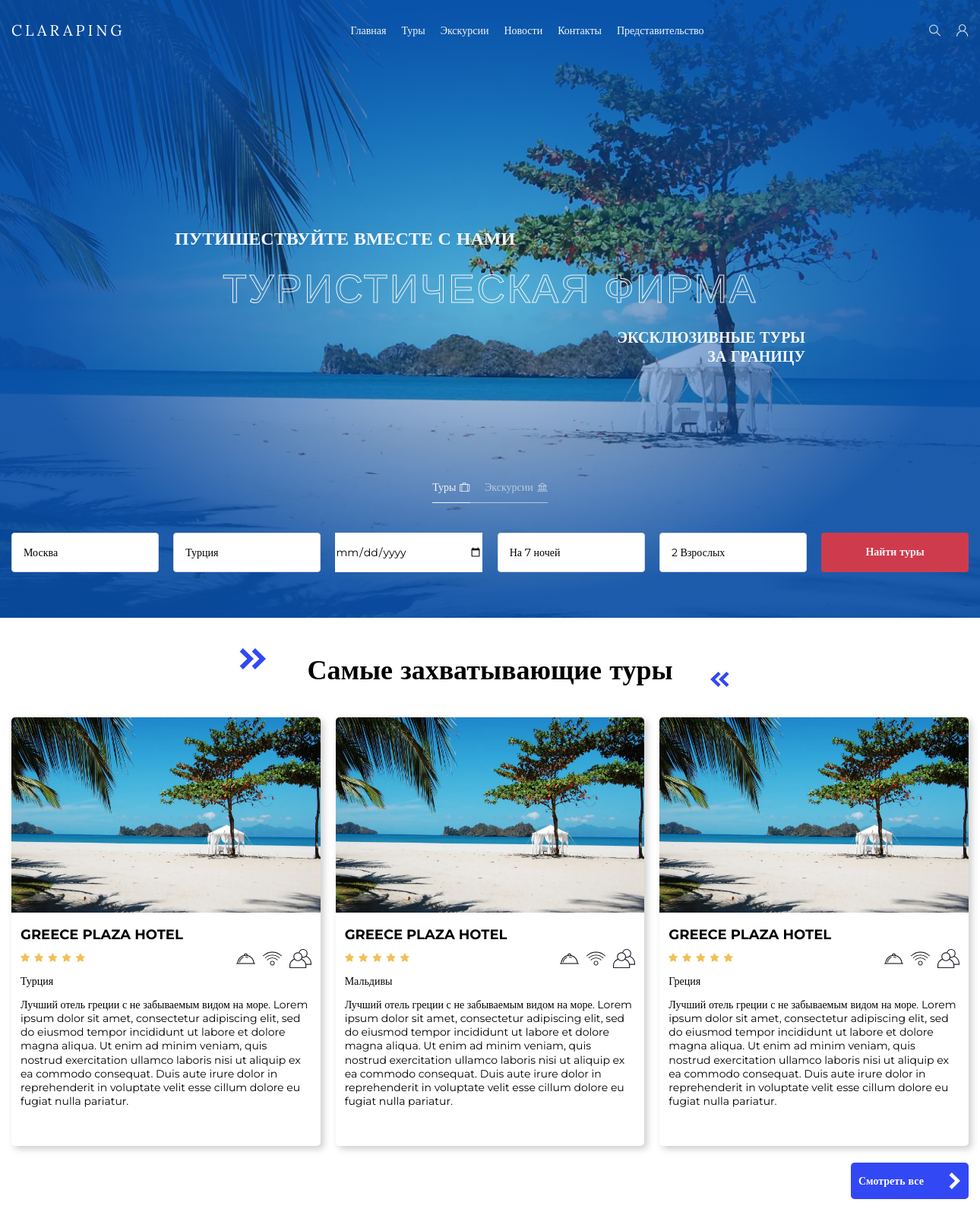
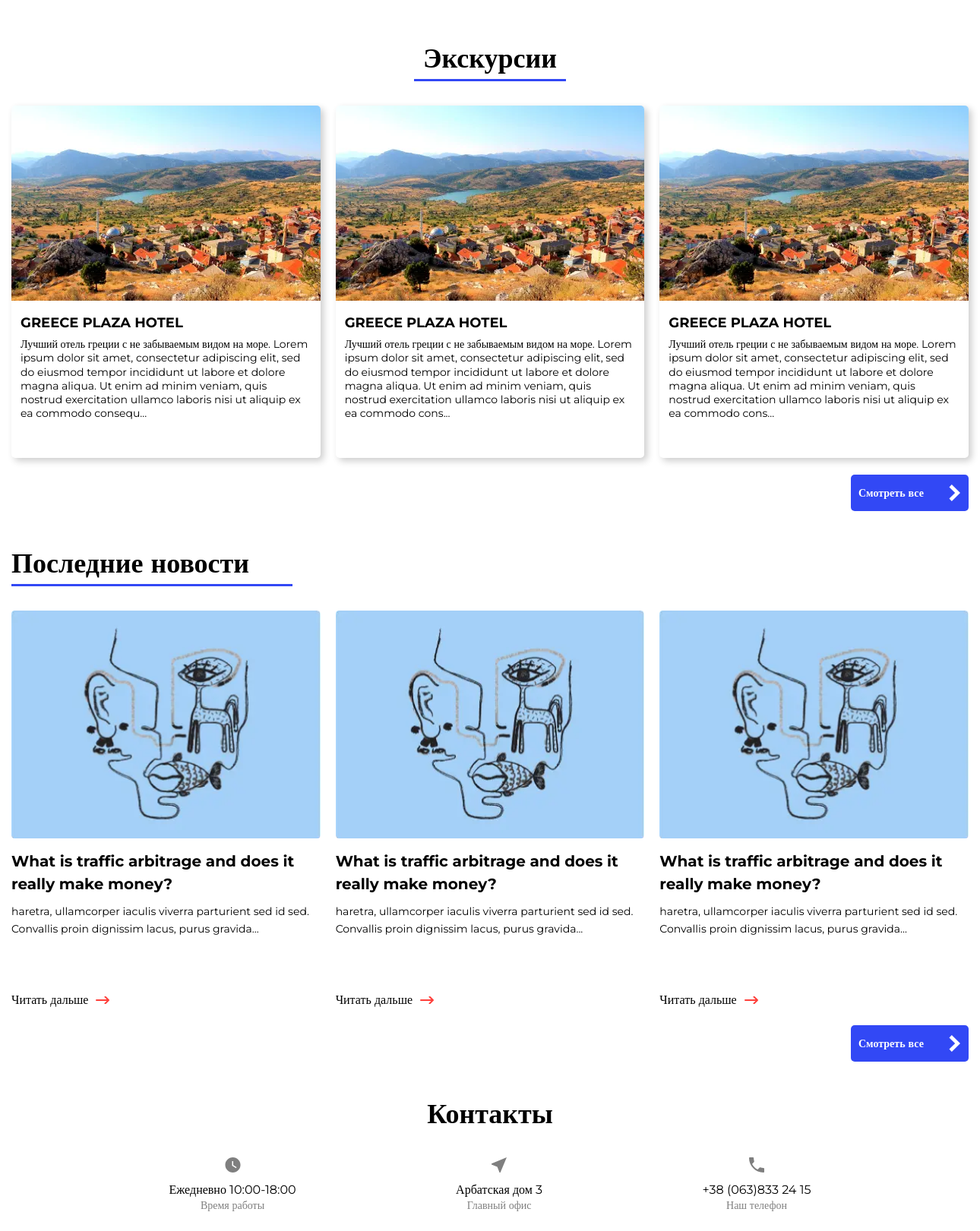
The app's page /site/home.php (upper part) with its own data (2 pictures, top to bottom).
### tables this page shows
CREATE TABLE `hotels` (
  `idHotel` int(11) NOT NULL,
  `name` varchar(128) DEFAULT NULL,
  `price` int(11) DEFAULT NULL,
  `imgPath` varchar(256) DEFAULT NULL,
  `description` text,
  `Country` text NOT NULL
);

CREATE TABLE `excursions` (
  `idExcursion` int(11) NOT NULL,
  `name` varchar(128) DEFAULT NULL,
  `Paragraph` text NOT NULL,
  `price` int(11) DEFAULT NULL,
  `nameAgency` varchar(128) DEFAULT NULL,
  `imgPath` text NOT NULL
);

CREATE TABLE `news` (
  `idNews` int(11) NOT NULL,
  `title` varchar(128) DEFAULT NULL,
  `idUser` int(11) NOT NULL,
  `paragraph` text,
  `imgPath` varchar(128) DEFAULT NULL
);

### general.php (the view, shortened to what this page needs)
<?php
class dbConnect
{
    public function __construct($FileName)
    {
        if (file_exists($FileName)) {
            $this->dbSettings = parse_ini_file($FileName);
            $this->host = $this->dbSettings['host'];
            $this->dbName = $this->dbSettings['dbName'];
            $this->username = $this->dbSettings['username'];
            $this->password = $this->dbSettings['password'];
            $this->unicod = $this->dbSettings['unicod'];
        } else {
            $this->logs[] = "File with specified name doesn't exists";
        }
    }
    protected function connect()
    {
        try {
            $conn = new PDO("mysql:host=$this->host;dbname=$this->dbName;charset=$this->unicod;", $this->username, $this->password);
            return $conn;
        } catch (PDOException $e) {
            $this->logs[] = "Connection failed: " . $e->getMessage();
        }
    }
}
class dbQueryingForm extends dbConnect
{
    public function ShowNews($three = true)
    {
        $connection = $this->connect();
        $sql = "SELECT * FROM News";
        $stmt = $connection->prepare("$sql");
        $stmt->execute();
        if ($stmt->rowCount() > 0) {
            foreach ($stmt as $row) {
                echo '<div class="news__item">
                <div class="item-news">
                    <div class="item-news_photo">
                        <picture>
                            <source srcset="' . $row["imgPath"] . '.webp" type="image/webp"><img src="' . $row["imgPath"] . '.jpg" alt="news">
                        </picture>
                    </div>
                    <div class="item-news__body">
                        <h3 class="item-news__title">' . $row["title"] . '</h3>
                        <p class="item-news__paragraph">
                        ' . substr($row["paragraph"], 1, 110)  . '...
                        </p>
                        <a href="news.php?article=' . $row["idNews"] . '" class="item-news__read-all">Читать дальше</a>
                    </div>
                </div>
            </div>';
            }
        }
    }
    public function ShowExcursions()
    {
        $connection = $this->connect();
        $sql = "SELECT * FROM excursions";
        $stmt = $connection->prepare("$sql");
        $stmt->execute();
        if ($stmt->rowCount() > 0) {
            foreach ($stmt as $row) {
                echo '<div class="excursions__item">
                <a href=excursions.php?article="' . $row["idExcursion"] . '" class="item-excursions">
                    <div class="item-excursions_photo">
                        <picture>
                            <source srcset="' . $row["imgPath"] . '.webp" type="image/webp"><img src="' . $row["imgPath"] . '.jpg" alt="andaman">
                        </picture>
                    </div>
                    <div class="item-excursions__body">
                        <h3 class="item-excursions__title">' . $row["name"] . '</h3>
                        <p class="item-excursions__paragraph">' . substr($row["Paragraph"], 0, 350) . '...</p>
                    </div>
                </a>
            </div>';
            }
        }
    }
    public function ShowTours()
    {
        $connection = $this->connect();
        $sql = "SELECT * FROM Hotels";
        $stmt = $connection->prepare("$sql");
        $stmt->execute();
        if ($stmt->rowCount() > 0) {
            $i = 0;
            foreach ($stmt as $row) {
                $i++;
                if ($i > 3) {
                    break;
                }
                echo '<div class="tours__item">
                <a href="tours.php?id=' . $row["idHotel"] . '" class="item-tours">
                    <div class="item-tours_photo">
                        <picture>
                            <source srcset="' . $row["imgPath"] . '.webp" type="image/webp"><img src="' . $row["imgPath"] . '.jpg" alt="island beach">
                        </picture>
                    </div>
                    <div class="item-tours__body">
                        <h3 class="item-tours__title">' . $row["name"] . '</h3>
                        <div class="item-tours__preference">
                            <div class="item-tours__stars">
                                <img src="img/icons/5star.svg" alt="star">
                            </div>
                            <div class="item-tours__convenient">
                                <div class="item-tours__dishes">
                                    <img src="img/icons/dish.svg" alt="dish">
                                </div>
                                <div class="item-tours__wifi">
                                    <img src="img/icons/wifi.svg" alt="wifi">
                                </div>
                                <div class="item-tours__persons">
                                    <img src="img/icons/users-black.svg" alt="2 persons">
                                </div>
                            </div>
                        </div>
                        <p class="item-tours__country">' . $row["Country"] . '</p>
                        <p class="item-tours__paragraph">
                        ' . $row["description"] . '
                        </p>
                    </div>
                </a>
            </div>';
            }
        }
    }
}

### site/home.php (shortened to what this page needs)
<?php
require_once "../general.php";
$Database = new dbQueryingForm('../Database.ini');
?>
<!DOCTYPE html>
<html lang="ru">
<head>
	<link rel="stylesheet" href="css/style.css?_v=20220620112007">
</head>
<body>
	<div class="wrapper">
		<header class="header">
			<div class="header__container">
				<nav class="header__nav">
					<a href="home.php" class="header__logo">
						<picture>
							<source srcset="img/design/Logo.webp" type="image/webp"><img src="img/design/Logo.png" alt="Logo">
						</picture>
					</a>
					<ul class="header__menu menu-header">
						<li class="menu-header__item"><a href="home.php">Главная</a></li>
						<li class="menu-header__item"><a href="tours.php">Туры</a></li>
						<li class="menu-header__item"><a href="excursions.php">Экскурсии</a></li>
						<li class="menu-header__item"><a href="news.php">Новости</a></li>
						<li class="menu-header__item"><a href="contacts.php">Контакты</a></li>
						<li class="menu-header__item"><a href="agency.php">Представительство</a></li>
					</ul>
					<div class="header__search-user">
						<a href="search.php" class="header__search">
							<img src="img/icons/search.svg" alt="search">
						</a>
						<a href="user.php" class="header__user">
							<img src="img/icons/user.svg" alt="user">
						</a>
					</div>
				</nav>
			</div>
		</header>
		<main class="page">
			<section class="page__welcome welcome">
				<div class="welcome__container">
					<div class="welcome__titles">
						<h2 class="welcome__title-1">Путишествуйте вместе с нами</h2>
						<h1 class="welcome__title-2">Туристическая Фирма</h1>
						<h2 class="welcome__title-3">Эксклюзивные туры<br>за границу</h2>
					</div>
					<div data-tabs class="welcome__tabs tabs">
						<nav data-tabs-titles class="tabs__navigation">
							<button type="button" class="tabs__title title-tabs _tab-active">
								<span class="title-tabs__paragraph">Туры</span>
								<span class="title-tabs__icon">
									<img src="img/icons/baggage.svg" alt="baggage">
								</span>
							</button>
							<button type="button" class="tabs__title title-tabs">
								<span class="title-tabs__paragraph">Экскурсии</span>
								<span class="title-tabs__icon">
									<img src="img/icons/museum.svg" alt="museum">
								</span>
							</button>
						</nav>
						<div data-tabs-body class="tabs__content">
							<div class="tabs__body">
								<form class="selection-tours" action="tours.php" method="GET">
									<input name="date" type="date" class="form">
									<button type="submit">Найти туры</button>
								</form>
							</div>
						</div>
					</div>
				</div>
				<div class="welcome__background">
					<picture>
						<source srcset="img/design/background.webp" type="image/webp"><img src="img/design/background.jpg" alt="background">
					</picture>
				</div>
			</section>
			<section class="page__tours tours">
				<div class="tours__container">
					<h2 class="tours__title">Самые захватывающие туры</h2>
					<div class="tours__items">
						<?php
						$Database -> ShowTours();
						?>
					</div>
					<a class="tours__all" href="tours.php">Смотреть все</a>
				</div>
			</section>
			<section class="page__excursions excursions">
				<div class="excursions__container">
					<h2 class="excursions__title">Экскурсии</h2>
					<div class="excursions__items">
						<?php
						$Database->ShowExcursions();
						?>
					</div>
					<a class="excursions__all" href="excursions.php">Смотреть все</a>
				</div>
			</section>
			<section class="page__news news">
				<div class="news__container">
					<h2 class="news__title">Последние новости</h2>
					<div class="news__items">
						<?php
						$Database->ShowNews();
						?>
					</div>
					<a class="news__all" href="news.php">Смотреть все</a>
				</div>
			</section>
			<section class="page__contacts contacts">
				<div class="contacts__container">
					<h2 class="contacts__title">Контакты</h2>
					<div class="contacts_items">
						<div class="contacts__item item-contacts">
							<div class="item-contacts__icon">
								<img src="img/icons/watch.svg" alt="watch">
							</div>
							<p class="item-contacts__info">Ежедневно 10:00-18:00</p>
							<p class="item-contacts__name">Время работы</p>
						</div>
						<div class="contacts__item item-contacts">
							<div class="item-contacts__icon">
								<img src="img/icons/near.svg" alt="near">
							</div>
							<p class="item-contacts__info">Арбатская дом 3</p>
							<p class="item-contacts__name">Главный офис</p>
						</div>
						<div class="contacts__item item-contacts">
							<div class="item-contacts__icon">
								<img src="img/icons/call.svg" alt="call">
							</div>
							<p class="item-contacts__info">+38 (063)833 24 15</p>
							<p class="item-contacts__name">Наш телефон</p>
						</div>
					</div>
				</div>
			</section>
		</main>
	</div>
</body>
</html>

### records on screen
hotels: imgPath (picture), name "GREECE PLAZA HOTEL", Country "Турция", description "Лучший отель греции с не забываемым видом на море. Lorem ipsum dolor sit amet, consectetur adipiscing elit, sed do eiusmod tempor incididunt ut labore et dolore magna aliqua. Ut enim ad minim veniam, quis nostrud exercitation ullamco laboris nisi ut aliquip ex ea commodo consequat. Duis aute irure dolor in reprehenderit in voluptate velit esse cillum dolore eu fugiat nulla pariatur."
hotels: imgPath (picture), name "GREECE PLAZA HOTEL", Country "Мальдивы", description "Лучший отель греции с не забываемым видом на море. Lorem ipsum dolor sit amet, consectetur adipiscing elit, sed do eiusmod tempor incididunt ut labore et dolore magna aliqua. Ut enim ad minim veniam, quis nostrud exercitation ullamco laboris nisi ut aliquip ex ea commodo consequat. Duis aute irure dolor in reprehenderit in voluptate velit esse cillum dolore eu fugiat nulla pariatur."
hotels: imgPath (picture), name "GREECE PLAZA HOTEL", Country "Греция", description "Лучший отель греции с не забываемым видом на море. Lorem ipsum dolor sit amet, consectetur adipiscing elit, sed do eiusmod tempor incididunt ut labore et dolore magna aliqua. Ut enim ad minim veniam, quis nostrud exercitation ullamco laboris nisi ut aliquip ex ea commodo consequat. Duis aute irure dolor in reprehenderit in voluptate velit esse cillum dolore eu fugiat nulla pariatur."
excursions: imgPath (picture), name "GREECE PLAZA HOTEL", Paragraph "Лучший отель греции с не забываемым видом на море. Lorem ipsum dolor sit amet, consectetur adipiscing elit, sed do eiusmod tempor incididunt ut labore et dolore magna aliqua. Ut enim ad minim veniam, quis nostrud exercitation ullamco laboris nisi ut aliquip ex ea commodo consequ"
excursions: imgPath (picture), name "GREECE PLAZA HOTEL", Paragraph "Лучший отель греции с не забываемым видом на море. Lorem ipsum dolor sit amet, consectetur adipiscing elit, sed do eiusmod tempor incididunt ut labore et dolore magna aliqua. Ut enim ad minim veniam, quis nostrud exercitation ullamco laboris nisi ut aliquip ex ea commodo cons"
excursions: imgPath (picture), name "GREECE PLAZA HOTEL", Paragraph "Лучший отель греции с не забываемым видом на море. Lorem ipsum dolor sit amet, consectetur adipiscing elit, sed do eiusmod tempor incididunt ut labore et dolore magna aliqua. Ut enim ad minim veniam, quis nostrud exercitation ullamco laboris nisi ut aliquip ex ea commodo cons"
news: imgPath (picture), title "What is traffic arbitrage and does it really make money?", paragraph "haretra, ullamcorper iaculis viverra parturient sed id sed. Convallis proin dignissim lacus, purus gravida"
news: imgPath (picture), title "What is traffic arbitrage and does it really make money?", paragraph "haretra, ullamcorper iaculis viverra parturient sed id sed. Convallis proin dignissim lacus, purus gravida"
news: imgPath (picture), title "What is traffic arbitrage and does it really make money?", paragraph "haretra, ullamcorper iaculis viverra parturient sed id sed. Convallis proin dignissim lacus, purus gravida"
